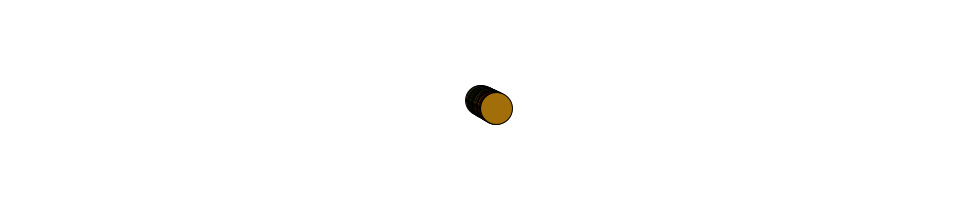
Frame 1 (no input)
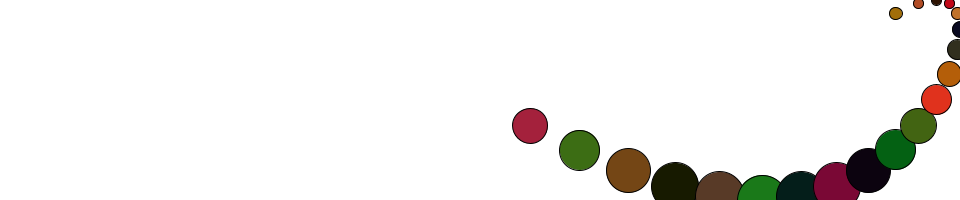
Frame 60 (the mouse pressed at the canvas centre just before this capture)
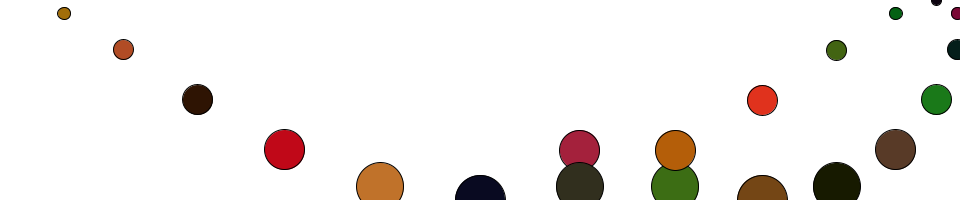
Frame 120 (the mouse held since frame 60 and released just before this capture)

The Processing sketch that drew these frames (run headless with seeded random() and noise(); from frame 60 on, the mouse is pressed at the canvas centre):

// Processing sketch: processing_85794
// ── processing_85794.pde

PendulumWave p, p2, p3;
color[] colors = new color[20];

void setup() {
    size(960, 200);

    p = new PendulumWave(0, width, .2);//x pos
    p2 = new PendulumWave(0, 200, .5);//y pos
    p3 = new PendulumWave(10, 50, .5);//scale

    for (int i = 0; i < 20; i++) {
        colors[i] = color(random(0, 255), random(0, 128), random(0, 64));
    }
}

void draw() {
    background(255);
    stroke(0);

    p.run();
    p2.run();
    p3.run();

    float scale = 0;

    for (int i = 0; i < 20; i++) {
        fill(colors[i]);

        int j = i + 1;
        scale = p3.getAtStep(j, 20);
        ellipse(p.getAtStep(j, 20), p2.getAtStep(j, 20), scale, scale);
    }

}



class PendulumWave {
        
        float deg2rad = PI / 180;
        float _theta;
        float _amplitude;
        float _speed;
        float _center;
        
        PendulumWave (float min, float max, float speed) {
            _amplitude = max - min;//height of the wave
            _speed = speed * deg2rad / 2;//frequency of the wave
            _center = (max + min) / 2;
            _theta = 0;
        }

        void run() {            
            _theta += _speed;
        }

        float getAtStep(float step, float maxSteps) {
            float v = sin(_theta * step) * (_amplitude) / 2 + _center;
            return v;
        }
    }
